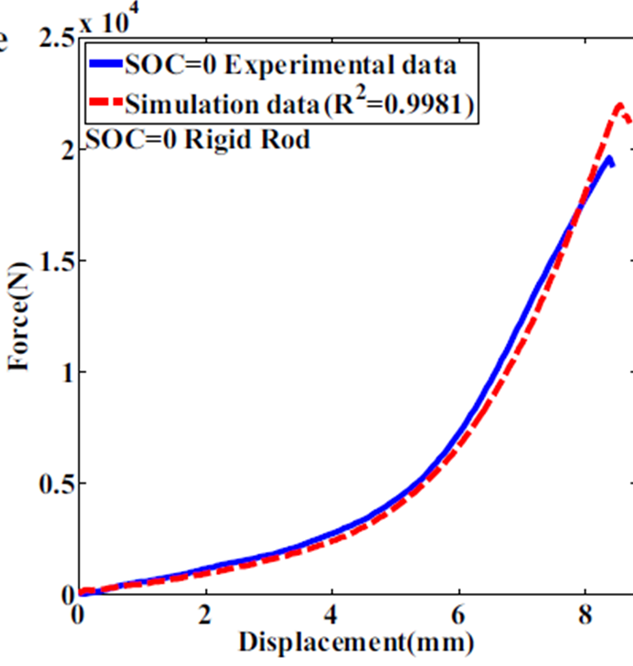
#> input picture MyData/Biblio.png, 633 x 666 px; its folder holds only this picture in this run
$ python -i graph_vision.py   (imports and definitions only)
#> lines starting #> are read from the running program, lines starting #| are printed output that depends on the picture; after the words box and inside, x2 and y2 are one past the last pixel; in counts of white or black regions, pixels touching at a corner belong together
#!/usr/bin/env python3
# -*- coding: utf-8 -*-

import cv2
import numpy as np
from typing import Tuple, List, Optional, Dict
from skimage.morphology import skeletonize, remove_small_objects
import pytesseract

# ========== utils ==========
def _safe_gray(img_bgr):
    return cv2.cvtColor(img_bgr, cv2.COLOR_BGR2GRAY)

def _largest_lines_hv(edges, min_len_ratio=0.4):
    h, w = edges.shape
    lines = cv2.HoughLinesP(edges, 1, np.pi/180, threshold=120,
                            minLineLength=int(min(h,w)*min_len_ratio),
                            maxLineGap=15)
    if lines is None: return [], []
    horiz, vert = [], []
    for x1,y1,x2,y2 in lines[:,0,:]:
        dx, dy = abs(x2-x1), abs(y2-y1)
        if dy <= 2 and dx >= dy:   # horizontal
            horiz.append((x1,y1,x2,y2))
        elif dx <= 2 and dy > dx:  # vertical
            vert.append((x1,y1,x2,y2))
    # garder la plus longue pour chaque orientation
    if horiz:
        horiz.sort(key=lambda L: abs(L[2]-L[0]), reverse=True)
        horiz = [horiz[0]]
    if vert:
        vert.sort(key=lambda L: abs(L[3]-L[1]), reverse=True)
        vert = [vert[0]]
    return horiz, vert

def detect_axes(img_bgr) -> Dict:
    """Détecte l’axe X (horizontal) et l’axe Y (vertical). Renvoie leurs lignes et un masque ROI plot."""
    gray = _safe_gray(img_bgr)
    # netteté sur les traits
    blur = cv2.GaussianBlur(gray, (3,3), 0)
    edges = cv2.Canny(blur, 60, 160)
    hlines, vlines = _largest_lines_hv(edges)
    H, W = gray.shape
    xaxis = hlines[0] if hlines else (0, H-1, W-1, H-1)
    yaxis = vlines[0] if vlines else (0, 0, 0, H-1)

    # approx ROI: à droite de yaxis et au-dessus de xaxis
    x0 = min(yaxis[0], yaxis[2]); x0 = max(0, min(x0+4, W-1))
    y0 = min(xaxis[1], xaxis[3]); y0 = max(0, min(y0-4, H-1))
    roi = (x0, 0, W-x0, y0) if y0>0 else (x0, 0, W-x0, H)  # fallback
    return {"xaxis": xaxis, "yaxis": yaxis, "roi": roi}

# ========== OCR ticks ==========
def _ocr_text(patch_bgr) -> str:
    # binarisation douce
    gray = _safe_gray(patch_bgr)
    th = cv2.threshold(gray, 0, 255, cv2.THRESH_BINARY+cv2.THRESH_OTSU)[1]
    # config OCR seulement chiffres + signes
    cfg = "--oem 3 --psm 7 -c tessedit_char_whitelist=0123456789.-+eE"
    txt = pytesseract.image_to_string(th, config=cfg)
    return txt.strip()

def read_ticks(img_bgr, axes: Dict, search_pad=36) -> Dict:
    """Lit quelques graduations sur X et Y avec OCR pour déduire l’échelle."""
    H, W = img_bgr.shape[:2]
    x1,y1,x2,y2 = axes["xaxis"]
    xv1,yv1,xv2,yv2 = axes["yaxis"]

    # bandes de recherche pour labels
    # X labels: sous l’axe X
    y_top = min(y1,y2)
    y_a = min(H-1, y_top + 6)
    y_b = min(H-1, y_a + search_pad)
    band_x = img_bgr[y_a:y_b, 0:W]

    # Y labels: à gauche de l’axe Y
    x_left = min(xv1,xv2)
    x_a = max(0, x_left - search_pad)
    x_b = max(1, x_left - 2)
    band_y = img_bgr[0:H, x_a:x_b]

    # segmenter composantes et OCR quelques patches centrés sur composantes larges
    def _find_labels(band, axis='x'):
        gray = _safe_gray(band)
        inv = cv2.bitwise_not(gray)
        th = cv2.threshold(inv, 0, 255, cv2.THRESH_BINARY+cv2.THRESH_OTSU)[1]
        k = cv2.getStructuringElement(cv2.MORPH_RECT, (3,3))
        th = cv2.morphologyEx(th, cv2.MORPH_OPEN, k, 1)
        cnts,_ = cv2.findContours(th, cv2.RETR_EXTERNAL, cv2.CHAIN_APPROX_SIMPLE)
        cand=[]
        for c in cnts:
            x,y,w,h = cv2.boundingRect(c)
            if w*h < 60: continue
            if h<8 or w<6: continue
            cand.append((x,y,w,h))
        # prendre jusqu’à 6 labels triés
        cand.sort(key=lambda b: b[0] if axis=='x' else b[1])
        cand = cand[:6]
        out=[]
        for (x,y,w,h) in cand:
            pad=3
            xa=max(0,x-pad); ya=max(0,y-pad)
            xb=min(band.shape[1], x+w+pad); yb=min(band.shape[0], y+h+pad)
            patch = band[ya:yb, xa:xb]
            txt = _ocr_text(patch)
            if txt:
                # coordonnées du centre en image globale
                if axis=='x':
                    cx = xa + (xb-xa)//2
                    cy = y_a + ya + (yb-ya)//2
                else:
                    cx = x_a + xa + (xb-xa)//2
                    cy = ya + (yb-ya)//2
                out.append((txt, cx, cy))
        return out

    labels_x = _find_labels(band_x, 'x')
    labels_y = _find_labels(band_y, 'y')

    return {"labels_x": labels_x, "labels_y": labels_y}

# [45 lines left out: functions _parse_numeric, build_scale_from_ticks, not called in this run]

# ========== segmentation courbes ==========
def segment_curves_kmeans(roi_bgr, k=3):
    """K-means couleur pour séparer fond/axes/1-2 courbes. Retourne labels et centres BGR."""
    Z = roi_bgr.reshape((-1,3)).astype(np.float32)
    criteria = (cv2.TERM_CRITERIA_EPS+cv2.TERM_CRITERIA_MAX_ITER, 20, 1.0)
    ret, labels, centers = cv2.kmeans(Z, k, None, criteria, 2, cv2.KMEANS_PP_CENTERS)
    labels = labels.reshape(roi_bgr.shape[:2])
    centers = centers.astype(np.uint8)  # BGR
    return labels, centers

def pick_curve_label(labels, centers):
    """Heuristique: rejette le centre le plus clair (fond), et renvoie le plus saturé restant."""
    hsv = cv2.cvtColor(centers.reshape(1,-1,3), cv2.COLOR_BGR2HSV)[0]
    # rejeter fond très clair
    vals = hsv[:,2]
    bg_idx = int(np.argmax(vals))
    cand = [i for i in range(len(centers)) if i!=bg_idx]
    if not cand: cand=[bg_idx]
    sats = [(i, hsv[i,1]) for i in cand]
    sats.sort(key=lambda t: t[1], reverse=True)
    return sats[0][0]

def mask_from_label(labels, label_id):
    m = (labels==label_id).astype(np.uint8)*255
    k = cv2.getStructuringElement(cv2.MORPH_ELLIPSE, (3,3))
    m = cv2.morphologyEx(m, cv2.MORPH_OPEN, k, 1)
    m = cv2.morphologyEx(m, cv2.MORPH_CLOSE, k, 1)
    return m

# [16 lines left out: function skeleton_path, not called in this run]

# ========== pipeline principal ==========
def extract_plot(img_bgr) -> Dict:
    axes = detect_axes(img_bgr)
    x0,y0,w,h = axes["roi"]
    roi = img_bgr[y0:y0+h, x0:x0+w].copy()

    # multi-courbes par K-means
    labels, centers = segment_curves_kmeans(roi, k=3)
    label_curve = pick_curve_label(labels, centers)
    mask = mask_from_label(labels, label_curve)

    # OCR ticks pour l’échelle
    ticks = read_ticks(img_bgr, axes)
    scales = build_scale_from_ticks(axes, ticks, (x0,y0,w,h))  # ((xmin,xmax),(ymin,ymax)) ou None

    # squelette → chemin
    path = skeleton_path(mask)
    if path is None:
        raise RuntimeError("Courbe non trouvée")

    # mapping pixel→data
    u = path[:,0] / max(1.0, w-1)
    v = path[:,1] / max(1.0, h-1)
    yn = 1.0 - v
    if scales is None:
        xy = np.column_stack([u, yn])  # normalisés si OCR insuffisant
    else:
        (xmin,xmax),(ymin,ymax)=scales
        xval = xmin + u*(xmax-xmin)
        yval = ymin + yn*(ymax-ymin)
        xy = np.column_stack([xval, yval])

    return {
        "axes": axes,
        "ticks": ticks,
        "scales": scales,   # None si OCR insuffisant
        "mask": mask,
        "path_px": path,    # pixels ROI
        "series": xy,       # normalisé ou physique
        "roi": (x0,y0,w,h)
    }

>>> import cv2
>>> picture = cv2.imread('MyData/Biblio.png')
#> picture is the input picture: shape (666, 633, 3); mean B, G, R 244.1, 241.5, 243.9
>>> result = extract_plot(picture)
#> in detect_axes, `edges = cv2.Canny(blur, 60, 160)`:
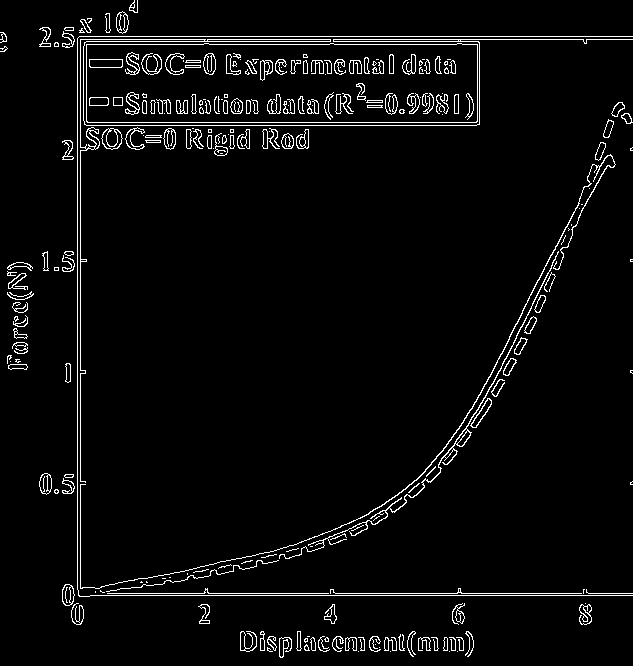
#> edges: shape (666, 633); 3.9% white in thin lines or dots
#> in _largest_lines_hv, `lines = cv2.HoughLinesP(edges, 1, np.pi/180, threshold=120, minLineLen..`: lines = 13 rows, first 6: [62, 595, 632, 595], [69, 39, 632, 39], [45, 36, 632, 36], [107, 593, 632, 593], [80, 605, 80, 20], [77, 603, 77, 38]
#> the loop in _largest_lines_hv, `for x1,y1,x2,y2 in lines[:,0,:]:` made 13 passes
#> (x1, y1, x2, y2, dx, dy) on passes 1 to 12: (62, 595, 632, 595, 570, 0), (69, 39, 632, 39, 563, 0), (45, 36, 632, 36, 587, 0), (107, 593, 632, 593, 525, 0), (80, 605, 80, 20, 0, 585), (77, 603, 77, 38, 0, 565), (71, 41, 478, 41, 407, 0), (84, 122, 479, 122, 395, 0), (39, 44, 479, 44, 440, 0), (86, 125, 476, 125, 390, 0), (83, 59, 455, 65, 372, 6), (83, 105, 347, 105, 264, 0)
#> after the loop in _largest_lines_hv, `for x1,y1,x2,y2 in lines[:,0,:]:`: horiz = [(62, 595, 632, 595), (69, 39, 632, 39), (45, 36, 632, 36), (107, 593, 632, 593), (71, 41, 478, 41), (84, 122, 479, 122), (39, 44, 479, 44), (86, 125, 476, 125), (83, 105, 347, 105), (108, 100, 479, 100)]; vert = [(80, 605, 80, 20), (77, 603, 77, 38)]
#> in _largest_lines_hv, `horiz = [horiz[0]]`: horiz = [(45, 36, 632, 36)]
#> in _largest_lines_hv, `vert = [vert[0]]`: vert = [(80, 605, 80, 20)]
#> in detect_axes, `hlines, vlines = _largest_lines_hv(edges)`: hlines = [(45, 36, 632, 36)]; vlines = [(80, 605, 80, 20)]
#> in detect_axes, `xaxis = hlines[0] if hlines else (0, H-1, W-1, H-1)`: xaxis = (45, 36, 632, 36)
#> in detect_axes, `yaxis = vlines[0] if vlines else (0, 0, 0, H-1)`: yaxis = (80, 605, 80, 20)
#> in detect_axes, `x0 = min(yaxis[0], yaxis[2])`: x0 = 80
#> in detect_axes, `x0 = max(0, min(x0 + 4, W - 1))`: x0 = 84
#> in detect_axes, `y0 = min(xaxis[1], xaxis[3])`: y0 = 36
#> in detect_axes, `y0 = max(0, min(y0 - 4, H - 1))`: y0 = 32
#> in detect_axes, `roi = (x0, 0, W-x0, y0) if y0>0 else (x0, 0, W-x0, H)`: roi = (84, 0, 549, 32)
#> in extract_plot, `axes = detect_axes(img_bgr)`: axes = {'xaxis': (45, 36, 632, 36), 'yaxis': (80, 605, 80, 20), 'roi': (84, 0, 549, 32)}
#> in extract_plot, `x0,y0,w,h = axes["roi"]`: x0 = 84; y0 = 0; w = 549; h = 32
#> in extract_plot, `roi = img_bgr[y0:y0+h, x0:x0+w].copy()`:
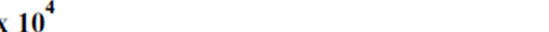
#> roi: shape (32, 549, 3); mean B, G, R 250.9, 250.7, 250.7
#> in segment_curves_kmeans, `ret, labels, centers = cv2.kmeans(Z, k, None, criteria, 2, cv2.KMEANS_..`: ret = 3320216.7; labels = 17568 values, max 2 at index 50, min 0 at index 0, mean 0.0406; centers = [[254.8, 254.9, 254.8], [61.76, 43.54, 54.25], [180.5, 181.5, 174.9]]
#> in segment_curves_kmeans, `labels = labels.reshape(roi_bgr.shape[:2])`:
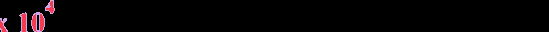
#> labels: shape (32, 549) int32; 3 distinct labels, from 0 to 2; one colour per label, 0 black
#> in segment_curves_kmeans, `centers = centers.astype(np.uint8)`: centers = [[254, 254, 254], [61, 43, 54], [180, 181, 174]]
#> in pick_curve_label, `hsv = cv2.cvtColor(centers.reshape(1,-1,3), cv2.COLOR_BGR2HSV)[0]`: hsv = [[0, 0, 254], [138, 75, 61], [86, 10, 181]]
#> in pick_curve_label, `vals = hsv[:,2]`: vals = [254, 61, 181]
#> in pick_curve_label, `bg_idx = int(np.argmax(vals))`: bg_idx = 0
#> in pick_curve_label, `cand = [i for i in range(len(centers)) if i!=bg_idx]`: cand = [1, 2]
#> in pick_curve_label, `sats = [(i, hsv[i,1]) for i in cand]`: sats = [(1, 75), (2, 10)]
#> in extract_plot, `label_curve = pick_curve_label(labels, centers)`: label_curve = 1
#> in mask_from_label, `m = (labels==label_id).astype(np.uint8)*255`: m: shape (32, 549); 1.5% white; 5 white regions, box (x1, y1, x2, y2) and area: (21, 13, 26, 32) 74, (40, 14, 44, 31) 57, (32, 14, 37, 32) 54, (46, 1, 54, 13) 45, (0, 20, 7, 32) 38
#> in mask_from_label, `m = cv2.morphologyEx(m, cv2.MORPH_OPEN, k, 1)`: m: shape (32, 549); 1.4% white; 5 white regions, box (x1, y1, x2, y2) and area: (21, 13, 26, 32) 74, (40, 15, 44, 31) 53, (32, 15, 36, 30) 48, (48, 1, 54, 13) 37, (0, 21, 7, 32) 37
#> in read_ticks, `x1,y1,x2,y2 = axes["xaxis"]`: x1 = 45; y1 = 36; x2 = 632; y2 = 36
#> in read_ticks, `xv1,yv1,xv2,yv2 = axes["yaxis"]`: xv1 = 80; yv1 = 605; xv2 = 80; yv2 = 20
#> in read_ticks, `y_top = min(y1,y2)`: y_top = 36
#> in read_ticks, `y_a = min(H-1, y_top + 6)`: y_a = 42
#> in read_ticks, `y_b = min(H-1, y_a + search_pad)`: y_b = 78
#> in read_ticks, `band_x = img_bgr[y_a:y_b, 0:W]`:
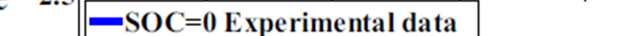
#> band_x: shape (36, 633, 3); mean B, G, R 224.1, 220.6, 220.5
#> in read_ticks, `x_left = min(xv1,xv2)`: x_left = 80
#> in read_ticks, `x_a = max(0, x_left - search_pad)`: x_a = 44
#> in read_ticks, `x_b = max(1, x_left - 2)`: x_b = 78
#> in read_ticks, `band_y = img_bgr[0:H, x_a:x_b]`:
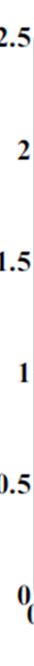
#> band_y: shape (666, 34, 3); mean B, G, R 244.1, 243.7, 243.6
#> in _find_labels, `th = cv2.threshold(inv, 0, 255, cv2.THRESH_BINARY+cv2.THRESH_OTSU)[1]`: th: shape (36, 633); 16.1% white; 50 white regions (18 under 20 px), largest, box (x1, y1, x2, y2) and area: (84, 0, 480, 36) 962, (89, 17, 123, 26) 302, (403, 12, 416, 32) 150
#> in _find_labels, `th = cv2.morphologyEx(th, cv2.MORPH_OPEN, k, 1)`:
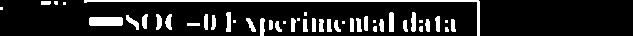
#> th: shape (36, 633); 13.7% white; 45 white regions (12 under 20 px)
#> in _find_labels, `cnts,_ = cv2.findContours(th, cv2.RETR_EXTERNAL, cv2.CHAIN_APPROX_SIMP..`: cnts = 45 contours, 14 with area under 20; largest, box (x1, y1, x2, y2) and area: (84, 0, 480, 36) 466, (89, 17, 123, 26) 262, (389, 12, 394, 32) 75, (411, 12, 416, 32) 65, (226, 12, 231, 32) 64
#> the loop in _find_labels, `for c in cnts:` made 45 passes
#> (x, y, w, h) on passes 1, 2, 3, 7, 10, 12, 13, 15, 16, 17, 18, 19: (445, 27, 4, 5), (419, 26, 4, 6), (373, 26, 4, 6), (275, 21, 7, 11), (403, 20, 5, 12), (334, 20, 7, 12), (269, 20, 4, 10), (451, 19, 5, 13), (425, 19, 5, 13), (379, 19, 5, 13), (327, 19, 5, 13), (319, 19, 5, 13)
#> (c, x, y, w, h) on passes 4, 5, 6, 8, 9, 11: ([[187, 23], [187, 25], [199, 25], [199, 23]], 187, 23, 13, 3), ([[342, 21], [342, 23], [344, 23], [344, 21]], 342, 21, 3, 3), ([[283, 21], [283, 23], [285, 23], [285, 21]], 283, 21, 3, 3), ([[445, 20], [445, 22], [447, 22], [447, 20]], 445, 20, 3, 3), ([[419, 20], [419, 22], [422, 22], [422, 20]], 419, 20, 4, 3), ([[373, 20], [373, 22], [375, 22], [375, 20]], 373, 20, 3, 3)
#> after the loop in _find_labels, `for c in cnts:`: cand = [(275, 21, 7, 11), (334, 20, 7, 12), (356, 18, 6, 14), (246, 18, 10, 14), (89, 17, 34, 9), (126, 15, 13, 15), (165, 14, 7, 16), (156, 14, 6, 16), (142, 14, 6, 15), (84, 0, 396, 36)]
#> in _find_labels, `cand = cand[:6]`: cand = [(84, 0, 396, 36), (89, 17, 34, 9), (126, 15, 13, 15), (142, 14, 6, 15), (156, 14, 6, 16), (165, 14, 7, 16)]
#> the loop in _find_labels, `for (x,y,w,h) in cand:` made 1 pass
#> (x, y, w, h, pad, xa, ya, xb) on pass 1: (84, 0, 396, 36, 3, 81, 0, 483)
#> pass 1, in _ocr_text, `th = cv2.threshold(gray, 0, 255, cv2.THRESH_BINARY+cv2.THRESH_OTSU)[1]`:
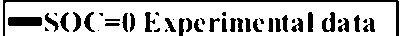
#> th: shape (36, 402); 76.2% white; 44 black regions (14 under 20 px), largest, box (x1, y1, x2, y2) and area: (3, 0, 399, 36) 962, (8, 17, 42, 26) 302, (322, 12, 335, 32) 146
#> after the loop in _find_labels, `for (x,y,w,h) in cand:`: out = []
#> (the run stopped early here; a loop or call above may not have finished)
